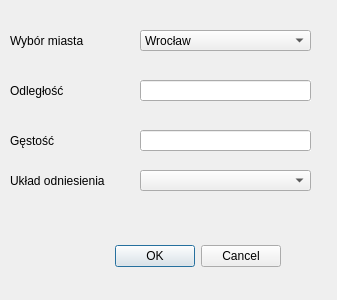
<?xml version="1.0" encoding="UTF-8"?>
<ui version="4.0">
 <class>MEDDialogBase</class>
 <widget class="QDialog" name="MEDDialogBase">
  <property name="geometry">
   <rect>
    <x>0</x>
    <y>0</y>
    <width>337</width>
    <height>300</height>
   </rect>
  </property>
  <property name="windowTitle">
   <string>Centrum miasta</string>
  </property>
  <widget class="QDialogButtonBox" name="button_box">
   <property name="geometry">
    <rect>
     <x>-60</x>
     <y>240</y>
     <width>341</width>
     <height>32</height>
    </rect>
   </property>
   <property name="orientation">
    <enum>Qt::Horizontal</enum>
   </property>
   <property name="standardButtons">
    <set>QDialogButtonBox::Cancel|QDialogButtonBox::Ok</set>
   </property>
  </widget>
  <widget class="QComboBox" name="lista">
   <property name="geometry">
    <rect>
     <x>140</x>
     <y>30</y>
     <width>171</width>
     <height>21</height>
    </rect>
   </property>
   <property name="autoFillBackground">
    <bool>true</bool>
   </property>
   <item>
    <property name="text">
     <string>Wrocław</string>
    </property>
   </item>
   <item>
    <property name="text">
     <string>Kraków</string>
    </property>
   </item>
   <item>
    <property name="text">
     <string>Warszawa</string>
    </property>
   </item>
   <item>
    <property name="text">
     <string>Gdynia</string>
    </property>
   </item>
   <item>
    <property name="text">
     <string>Berlin</string>
    </property>
   </item>
  </widget>
  <widget class="QLabel" name="label">
   <property name="geometry">
    <rect>
     <x>10</x>
     <y>30</y>
     <width>91</width>
     <height>21</height>
    </rect>
   </property>
   <property name="text">
    <string>Wybór miasta</string>
   </property>
  </widget>
  <widget class="QLabel" name="label_2">
   <property name="geometry">
    <rect>
     <x>10</x>
     <y>80</y>
     <width>91</width>
     <height>21</height>
    </rect>
   </property>
   <property name="text">
    <string>Odległość</string>
   </property>
  </widget>
  <widget class="QLineEdit" name="liniaodl">
   <property name="geometry">
    <rect>
     <x>140</x>
     <y>80</y>
     <width>171</width>
     <height>21</height>
    </rect>
   </property>
   <property name="autoFillBackground">
    <bool>true</bool>
   </property>
  </widget>
  <widget class="QLabel" name="label_3">
   <property name="geometry">
    <rect>
     <x>10</x>
     <y>130</y>
     <width>91</width>
     <height>21</height>
    </rect>
   </property>
   <property name="text">
    <string>Gęstość</string>
   </property>
  </widget>
  <widget class="QLineEdit" name="liniag">
   <property name="geometry">
    <rect>
     <x>140</x>
     <y>130</y>
     <width>171</width>
     <height>21</height>
    </rect>
   </property>
   <property name="autoFillBackground">
    <bool>true</bool>
   </property>
  </widget>
  <widget class="QLabel" name="label_4">
   <property name="geometry">
    <rect>
     <x>10</x>
     <y>170</y>
     <width>121</width>
     <height>21</height>
    </rect>
   </property>
   <property name="text">
    <string>Układ odniesienia</string>
   </property>
  </widget>
  <widget class="QComboBox" name="uklady">
   <property name="geometry">
    <rect>
     <x>140</x>
     <y>170</y>
     <width>171</width>
     <height>21</height>
    </rect>
   </property>
   <property name="autoFillBackground">
    <bool>true</bool>
   </property>
  </widget>
 </widget>
 <resources/>
 <connections>
  <connection>
   <sender>button_box</sender>
   <signal>accepted()</signal>
   <receiver>MEDDialogBase</receiver>
   <slot>accept()</slot>
   <hints>
    <hint type="sourcelabel">
     <x>20</x>
     <y>20</y>
    </hint>
    <hint type="destinationlabel">
     <x>20</x>
     <y>20</y>
    </hint>
   </hints>
  </connection>
  <connection>
   <sender>button_box</sender>
   <signal>rejected()</signal>
   <receiver>MEDDialogBase</receiver>
   <slot>reject()</slot>
   <hints>
    <hint type="sourcelabel">
     <x>20</x>
     <y>20</y>
    </hint>
    <hint type="destinationlabel">
     <x>20</x>
     <y>20</y>
    </hint>
   </hints>
  </connection>
 </connections>
</ui>
